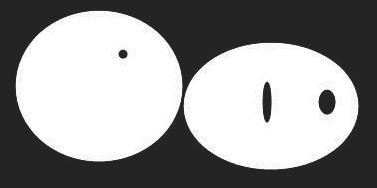
#> input picture TP5/A.jpg, 377 x 188 px, found by its file name
$ python solutions_tp5.py
#> lines starting #> are read from the running program, lines starting #| are printed output that depends on the picture; after the words box and inside, x2 and y2 are one past the last pixel; in counts of white or black regions, pixels touching at a corner belong together

import numpy as np
from PIL import Image


def dilate_Nenni(image, kernel):
    result = np.zeros([image.shape[0],image.shape[1]])
    image_padded = np.pad(image, ((1, 1), (1, 1)), mode='constant', constant_values=0)

    for i in range(1, image.shape[0] + 1):
        for j in range(1, image.shape[1] + 1):
            if np.sum(kernel * image_padded[i - 1:i + 2, j - 1:j + 2]) > 0:
                result[i - 1, j - 1] = 1

    return result * 255

def img_to_binaire(img):

    new_img = [ [255 if pix >=128 else 0 for pix in row] for row in img    ]
    img[img >= 128] = 255 # 255
    img[img < 128] = 0

    print(img)


    new_img = np.array(new_img, dtype=np.uint8)


    return img


def dialte(img, e):

    # matrix of zeros
    new = np.zeros((img.shape[0], img.shape[1]), dtype=np.uint8)

    for i in range(e.shape[0]):
        for j in range(e.shape[1]):

            if e[i, j] == 1:

                for u in range(img.shape[0] - e.shape[0]):
                    for v in range(img.shape[1] - e.shape[1]):
                        if img[u,v] == 255:
                            new[u + i , v + j] = 255


    return new


def reflexion(e):

    e_ref = np.zeros((e.shape[0], e.shape[1]))


    for i in range(e.shape[0]):

        for j in range(e.shape[1]):

            e_ref[e.shape[0]  - i - 1, e.shape[1]  - j - 1] = e[i,j]

    return e_ref


def Erosion(img , e):

    img =  255 - img

    e = reflexion(e)

    return 255 - dialte(img, e)

# Show image
img_url="TP5\A.jpg"
img=Image.open(img_url)
#> img is the input picture: PIL image 377x188 RGB; min 4, max 255, mean 148.2
img.show()

# Convert image to grayscale
img_grey=img.convert('L')

# Convert image to matrix
img_matrix = np.array(img_grey)

# Convert image to binary
img_binaire = img_to_binaire(img_matrix)
#> in img_to_binaire, `new_img = [ [255 if pix >=128 else 0 for pix in row] for row in img    ]`: new_img = 188 items
#> in img_to_binaire, `img[img < 128] = 0`:
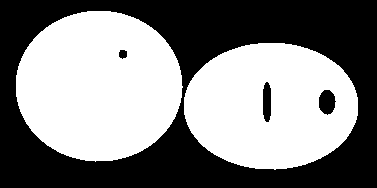
#> img: shape (188, 377); 51.6% white; 4 black regions, box (x1, y1, x2, y2) and area: (0, 0, 377, 188) 33675, (319, 90, 336, 115) 323, (263, 82, 271, 122) 280, (119, 50, 127, 59) 59
#> (printed output is left out)
Image.fromarray(img_binaire).show()


# e1, e2
e1 = np.ones((5,5))
e2 = np.array([[0,1,0], [1,1,1], [0,1,0]])


# dialting of the image avec e1
img_dialted = dialte(img_binaire, e1)
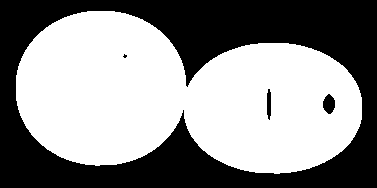
#> img_dialted: shape (188, 377); 55.6% white; 4 black regions (1 under 20 px), largest, box (x1, y1, x2, y2) and area: (0, 0, 377, 188) 31188, (323, 94, 335, 114) 177, (267, 89, 271, 120) 107
Image.fromarray(img_dialted).show()


# Erosion of the image avec e1
img_erosion = Erosion(img_binaire, e1)
#> in Erosion, `return 255 - dialte(img, e)`:
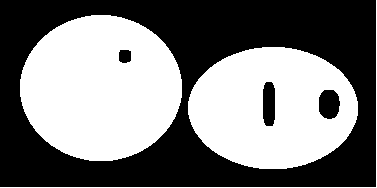
#> returned value: shape (188, 377); 48.2% white; 3 white regions, box (x1, y1, x2, y2) and area: (20, 15, 182, 161) 18382, (188, 47, 358, 169) 15244, (0, 0, 377, 188) 564
Image.fromarray(img_erosion).show()


# Overture de l'image avec e1
img_ouverture=Erosion(img_dialted, e1)
#> in Erosion (call 2), `return 255 - dialte(img, e)`:
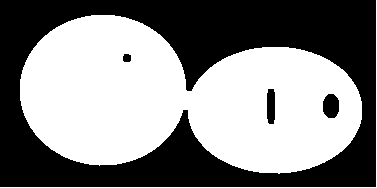
#> returned value: shape (188, 377); 52.5% white; 4 black regions, box (x1, y1, x2, y2) and area: (0, 0, 376, 187) 33044, (323, 94, 339, 118) 321, (267, 89, 275, 124) 263, (123, 54, 131, 62) 58
Image.fromarray(img_ouverture).show()


# Fermuture de l'image avec e1
img_fermuture=dialte(img_erosion, e1)
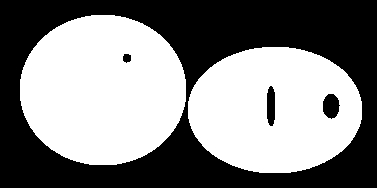
#> img_fermuture: shape (188, 377); 51.5% white; 4 black regions, box (x1, y1, x2, y2) and area: (0, 0, 377, 188) 33680, (323, 94, 340, 119) 323, (267, 86, 275, 126) 280, (123, 54, 131, 63) 59
Image.fromarray(img_fermuture).show()


# Contour interieur
Image.fromarray((img_binaire - img_erosion)).show()


# Contour exterieur
Image.fromarray((img_dialted - img_binaire)).show()
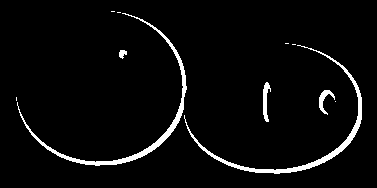
#> shown: PIL image 377x188 L; 4% white; 11 white regions (6 under 20 px), largest, box (x1, y1, x2, y2) and area: (17, 13, 187, 166) 1255, (184, 45, 362, 174) 1212, (263, 82, 271, 122) 173, (319, 90, 335, 115) 145, (119, 50, 127, 59) 49


# Gradiant
Image.fromarray((img_dialted - img_erosion)).show()
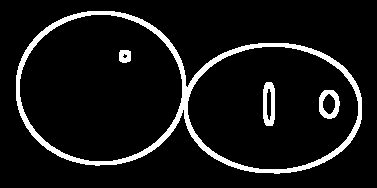
#> shown: PIL image 377x188 L; min 0, max 255, mean 20.8
